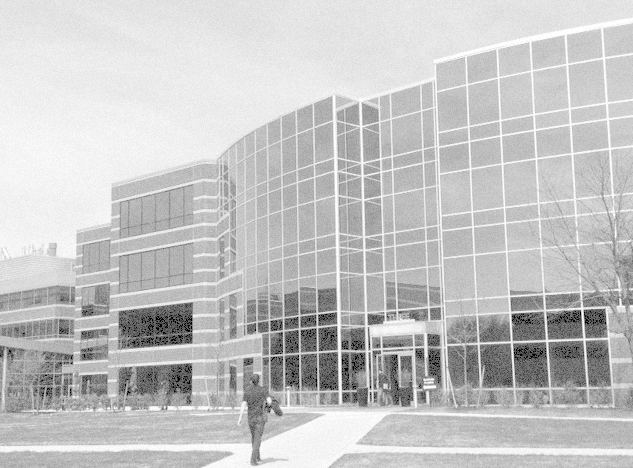
#> input picture Building.pgm, 633 x 468 px
$ python -i asign2.py   (imports and definitions only)   (older library calls are emulated)
#> lines starting #> are read from the running program, lines starting #| are printed output that depends on the picture
#> further down, picture is the input picture: shape (468, 633, 3); min 0, max 255, mean 196.1
import cv2
import numpy as np
# Group member: Jérémie Perrault; Ziyi Wang; Xin Wang


#histogram stretch function
def histogram_stretch(input):
    img_equ = cv2.equalizeHist(input)
    return img_equ

#power law transformation function
# [10 lines left out: functions power_law, log_trans, not called in this run]

#average mask function
def average(input):
    img_average =  cv2.blur(input,(5,5))
    return img_average

#gaussian mask function
def gaussian(input):
    img_gaussian = cv2.GaussianBlur(input,(5,5),0)
    return img_gaussian

#median mask function
def median(input):
    img_median=cv2.medianBlur(input,3)
    return img_median

#sobel edge detector
def sobel(input):
    sobelx = cv2.Sobel(input,cv2.CV_8U,1,0)
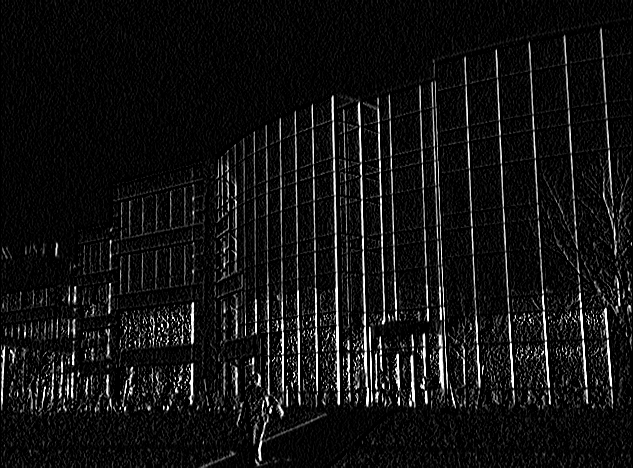
#> sobelx: shape (468, 633, 3); min 0, max 255, mean 18.7
    sobely = cv2.Sobel(input,cv2.CV_8U,0,1)
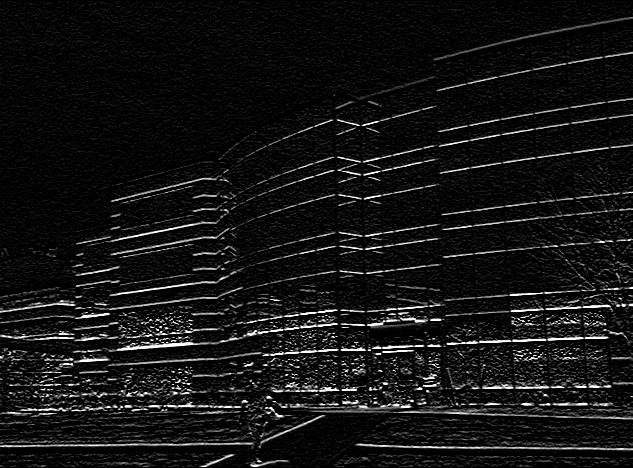
#> sobely: shape (468, 633, 3); min 0, max 255, mean 19.6
    edgeX = np.uint8(np.absolute(sobelx))
    edgeY = np.uint8(np.absolute(sobely))
    img_sobel = cv2.bitwise_or(edgeX, edgeY)
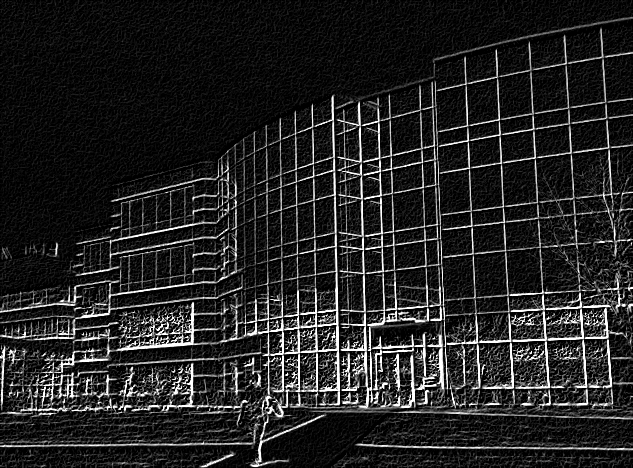
#> img_sobel: shape (468, 633, 3); min 0, max 255, mean 35.5
    return img_sobel

#prewitt edge detector
# [62 lines left out: functions prewitt, main, not called in this run]

# [1 line not run here, left out]

>>> import cv2
>>> picture = cv2.imread('Building.pgm')
>>> result = sobel(picture)
